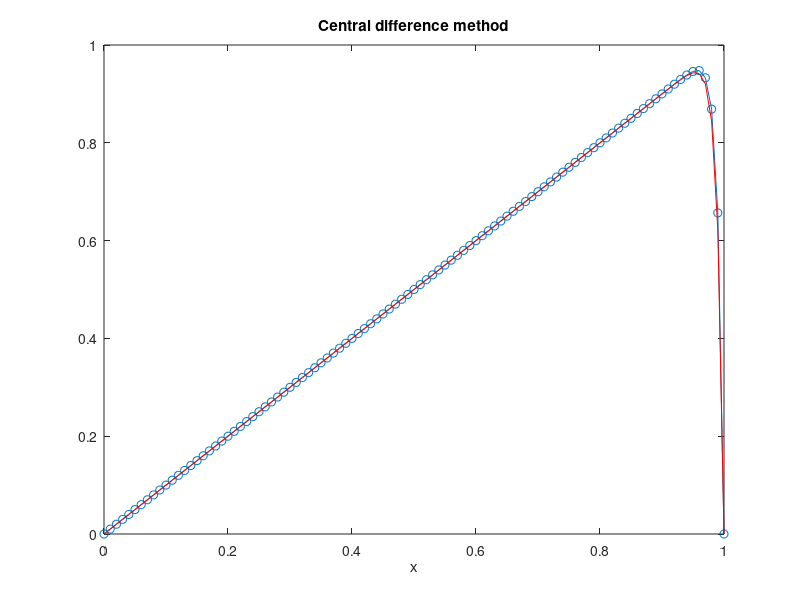

MATLAB code to generate this figure:
epsilon = 0.01;
ue = @(x) (x - exp((x-1)/epsilon) - x .* exp(-1 / epsilon) + exp(-1 / epsilon)) / (1 - exp(-1/epsilon));

% Define boundary condition
u0 = 0;
u1 = 0;

% Crate mesh
n = 100;
h = 1 / n;
m = n - 1;
x = linspace(0, 1, n + 1);

% Assemble linear system

left_coef = -epsilon / (h * h) - 1 / (2 * h);
right_coef = -epsilon / (h * h) + 1 / (2 * h);
center_coef = (2 * epsilon) / (h * h);

A = zeros(m, m);
for i = 1:m
    for j = 1:m
        
        if (i == j)
            A(i, j) = center_coef;
        end
    
        if (j == i - 1)
            A(i, j) = left_coef;
        end
    
        if (j == i + 1)
            A(i, j) = right_coef;
        end
    end
end

b = zeros(m, 1);
for i = 1:m
    
    b(i) = 1;
    
    if (i == 1)
        b(i) = b(i) - left_coef * u0;
    end
    
    if (i == m)
        b(m) = b(m) - right_coef * u1;
    end
end

% Solving linear system
cdm_sol = A\b;
cdm_sol = [u0; cdm_sol; u1];

% Plot solution
plot(x, cdm_sol, '-o',x, ue(x), 'r')
title('Central difference method')
xlabel('x')
